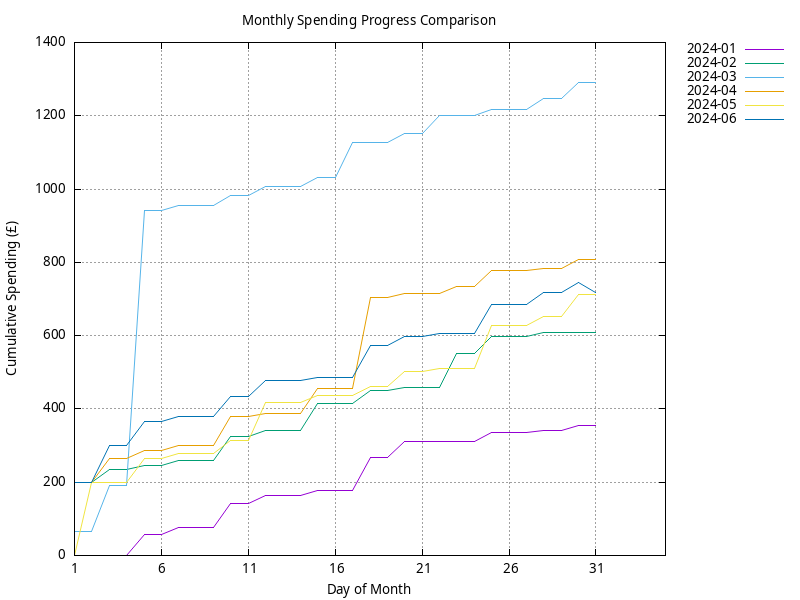

gnuplot code for this plot:
set terminal png size 800,600 enhanced font 'Verdana,10'
set output '/home/jdyer/source/repos/bank-buddy/tests/2024-06-30--bank-statement_report/monthly-progress-comparison.png'
set title 'Monthly Spending Progress Comparison'
set xlabel 'Day of Month'
set ylabel 'Cumulative Spending (£)'
set key outside right
set xtics 1,5
set grid
plot for [i=2:7] '/home/jdyer/source/repos/bank-buddy/tests/2024-06-30--bank-statement_report/monthly-progress-comparison.dat' using 1:i with lines title columnhead
